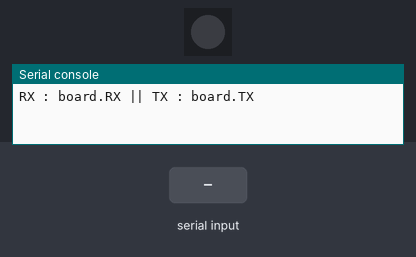
The program below on a simulated CircuitPython board. Shown: 1 RGB LEDs in strip order, left to right, the last lines printed to the serial console. The inputs (shaded band) are chosen by the test bench. Dim RGB values are drawn brighter than linear; the clock reads 2024-03-15 10:24:30 at power-on unless the program sets it.

Above: at 1.2 s.
1.3 s: "BLUE" received over the second serial link
At 2.4 s:
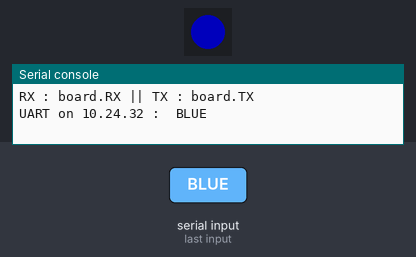
3.5 s: "CYAN" received over the second serial link
At 5.2 s:
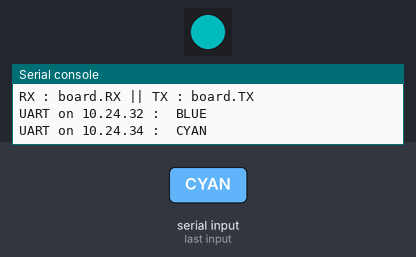
5.5 s: "GREEN" received over the second serial link
At 6.7 s:
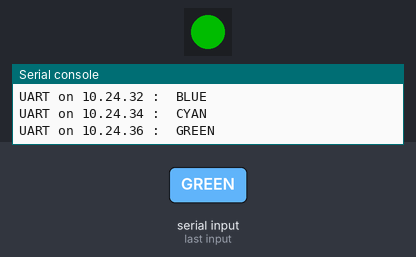
7.5 s: "PURPLE" received over the second serial link
At 8.3 s:
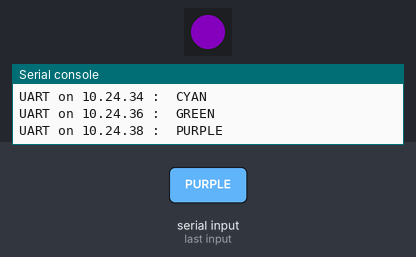
9.5 s: "RED" received over the second serial link
At 11.0 s:
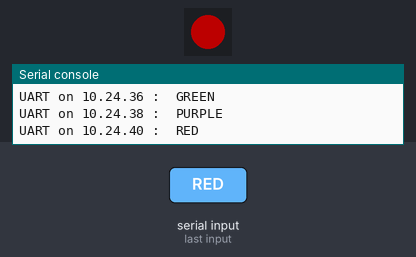
11.5 s: "WHITE" received over the second serial link
At 12.6 s:
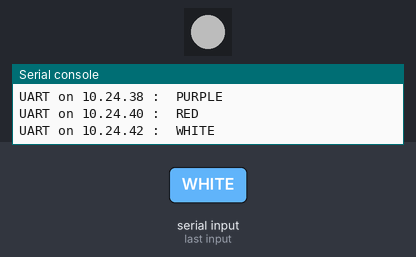
Timing chart, 0 to 14.5 s (numbered marks = the images above; inputs shaded):
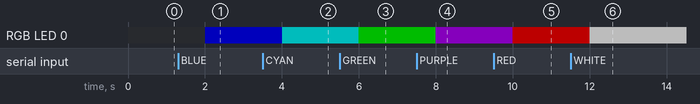

Measured:
- after the input at 1.3 s, RGB LED 0: off → RGB(0, 0, 76) after 0.70 s
- after the input at 3.5 s, RGB LED 0: RGB(0, 0, 76) → RGB(0, 76, 76) after 0.50 s
- after the input at 5.5 s, RGB LED 0: RGB(0, 76, 76) → RGB(0, 76, 0) after 0.50 s
- after the input at 7.5 s, RGB LED 0: RGB(0, 76, 0) → RGB(54, 0, 76) after 0.50 s
- after the input at 9.5 s, RGB LED 0: RGB(54, 0, 76) → RGB(76, 0, 0) after 0.50 s
- after the input at 11.5 s, RGB LED 0: RGB(76, 0, 0) → RGB(76, 76, 76) after 0.50 s

The program:

HC05_UART_BT_connection.py
```python
import board
import busio
import digitalio
import neopixel
import time

pixel_pin = board.NEOPIXEL
num_pixels = 1

print(f"RX : {board.RX} || TX : {board.TX}")

uart = busio.UART(board.TX, board.RX, baudrate=9600)


pixels = neopixel.NeoPixel(pixel_pin, num_pixels,
                           brightness=0.3, auto_write=False,pixel_order="RGB")

COLORS={
    "WHITE" : (255,255,255),
    "RED" : (255, 0, 0),
    "YELLOW" : (255, 150, 0),
    "GREEN" : (0, 255, 0),
    "CYAN" : (0, 255, 255),
    "BLUE" : (0, 0, 255),
    "PURPLE" : (180, 0, 255),
    "BLACK" : (0,0,0)
}

while True:
    data = uart.read(32)  # read up to 32 bytes
    # print(data)  # this is a bytearray type

    if data is not None:
        # convert bytearray to string
        data_string = ''.join([chr(b) for b in data])
        timestamp=f"UART on {time.localtime().tm_hour}.{time.localtime().tm_min}.{time.localtime().tm_sec} : "
        print(timestamp,data_string)

        if data_string.replace("neo:","") in COLORS.keys():
            pixels[0] = COLORS[data_string.replace("neo:","")]
            pixels.show()
```
